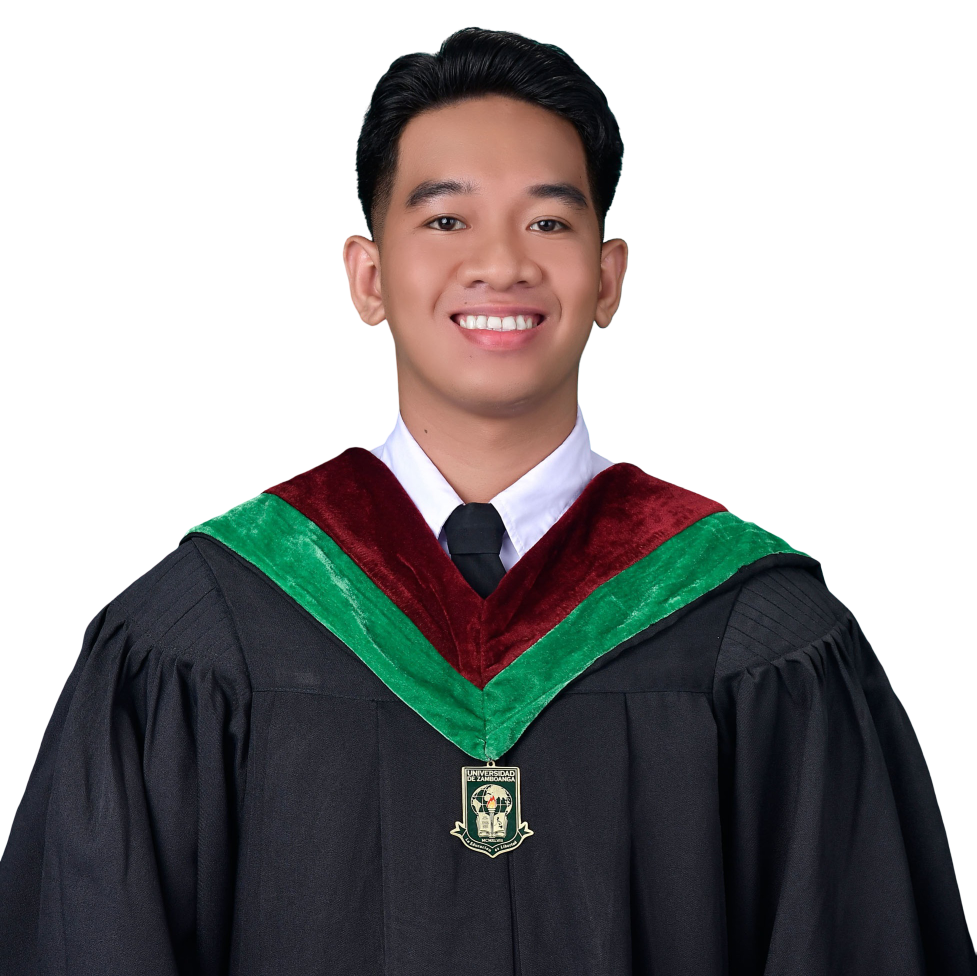
#> input picture assets/img/portrait.png, 1953 x 1952 px (shown at 1/2 size)
$ python make-cutout.py ../assets/img/portrait.png
#> lines starting #> are read from the running program, lines starting #| are printed output that depends on the picture; after the words box and inside, x2 and y2 are one past the last pixel; in counts of white or black regions, pixels touching at a corner belong together
"""Cut the portrait out of a pure-white studio backdrop.

    python tools/make-cutout.py [source] [output] [height] [keep]

Defaults: assets/img/portrait.png (the graduation photo) ->
assets/img/portrait-cutout.webp, scaled to 1100px tall, keeping the top 0.88
of the frame (head to just below the medal).

Background is the near-white region connected to the image border, so white
clothing enclosed by the subject (a collar under the hood) survives. Pixels
just inside that region fade by their distance from white, with the white
bled out of their colour, and the outermost ring is feathered, so hair and
shoulders do not carry a pale halo onto a dark ground.

Needs Pillow and numpy.
"""
import sys

import numpy as np
from PIL import Image

args = sys.argv[1:]
src = args[0] if len(args) > 0 else "assets/img/portrait.png"
dst = args[1] if len(args) > 1 else "assets/img/portrait-cutout.webp"
out_h = int(args[2]) if len(args) > 2 else 1100
keep = float(args[3]) if len(args) > 3 else 0.88

rgb = np.asarray(Image.open(src).convert("RGB")).astype(np.float32)
h, w, _ = rgb.shape
#> h = 1952; w = 1953
lowest = rgb.min(axis=2)          # how far the pixel is from white
candidate = lowest >= 226
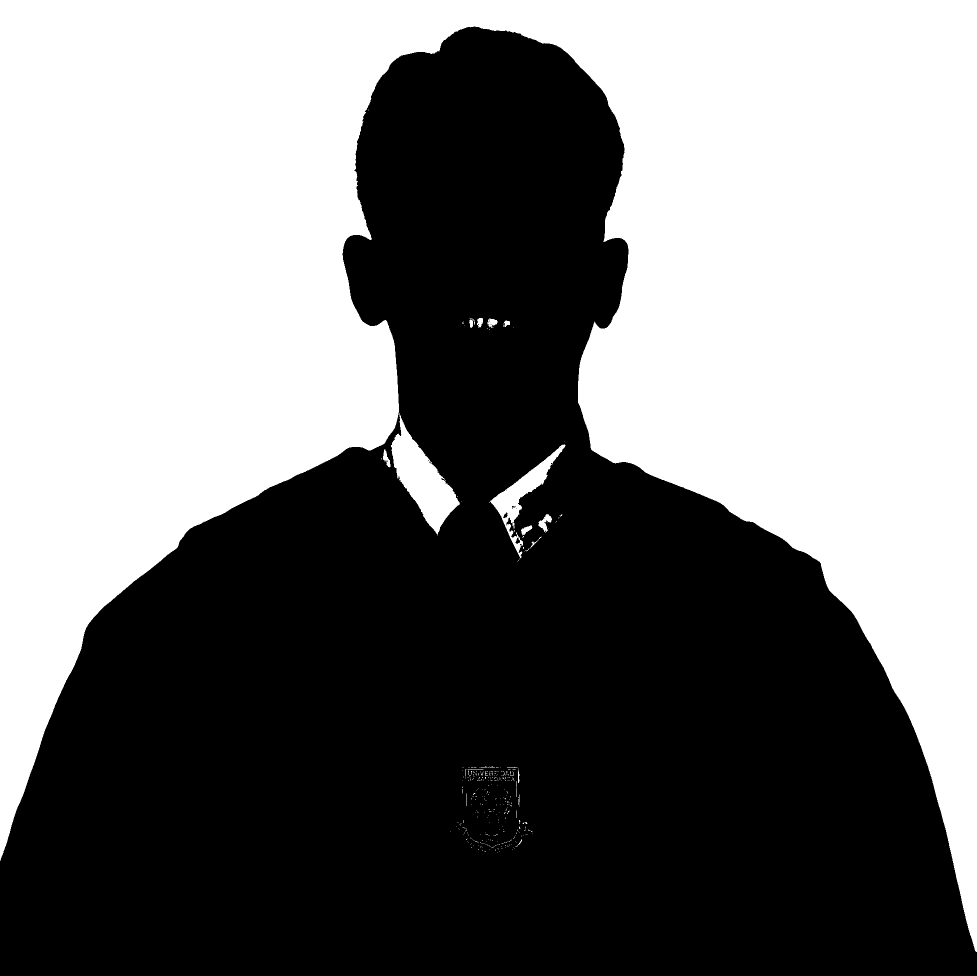
#> candidate: shape (1952, 1953) bool (shown at 1/2 size); 47.1% white; 346 white regions (329 under 20 px), largest, box (x1, y1, x2, y2) and area: (0, 0, 1953, 1904) 1774956, (782, 826, 920, 1071) 13076, (980, 889, 1131, 1118) 6525


def grow(mask):
    """One step of 4-connected dilation."""
    out = mask.copy()
    out[1:, :] |= mask[:-1, :]
    out[:-1, :] |= mask[1:, :]
    out[:, 1:] |= mask[:, :-1]
    out[:, :-1] |= mask[:, 1:]
    return out


def dilate(mask, steps):
    for _ in range(steps):
        mask = grow(mask)
    return mask


# Flood fill from the border through near-white pixels.
bg = np.zeros_like(candidate)
for edge in (np.s_[0, :], np.s_[-1, :], np.s_[:, 0], np.s_[:, -1]):
    bg[edge] = candidate[edge]
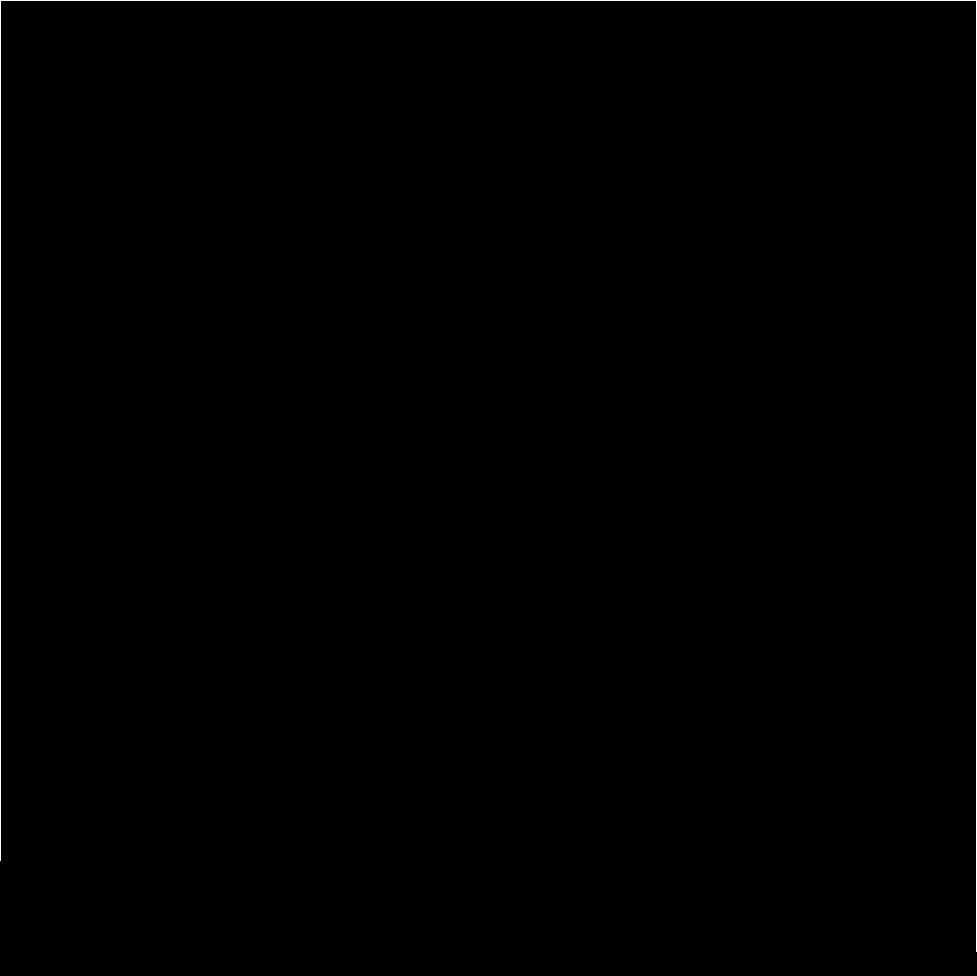
#> bg: shape (1952, 1953) bool (shown at 1/2 size); 0.15% white in thin lines or dots
while True:
    grown = grow(bg) & candidate
    if (grown == bg).all():
        break
    bg = grown
#> bg: shape (1952, 1953) bool; 46.6% white; 1 white region, box (x1, y1, x2, y2) and area: (0, 0, 1953, 1904) 1774956

ring = dilate(bg, 1) & ~bg
#> ring: shape (1952, 1953) bool; 0.12% white in thin lines or dots
band = dilate(bg, 4) & ~bg
#> after the loop in dilate (call 2), `for _ in range(steps):`: mask: shape (1952, 1953) bool; 47% white; 1 white region, box (x1, y1, x2, y2) and area: (0, 0, 1953, 1908) 1792681
#> band: shape (1952, 1953) bool; 0.46% white; 1 white region, box (x1, y1, x2, y2) and area: (0, 53, 1953, 1908) 17725

alpha = np.ones((h, w), np.float32)
alpha[bg] = 0.0
edge_alpha = np.clip((235.0 - lowest) / 70.0, 0.0, 1.0)
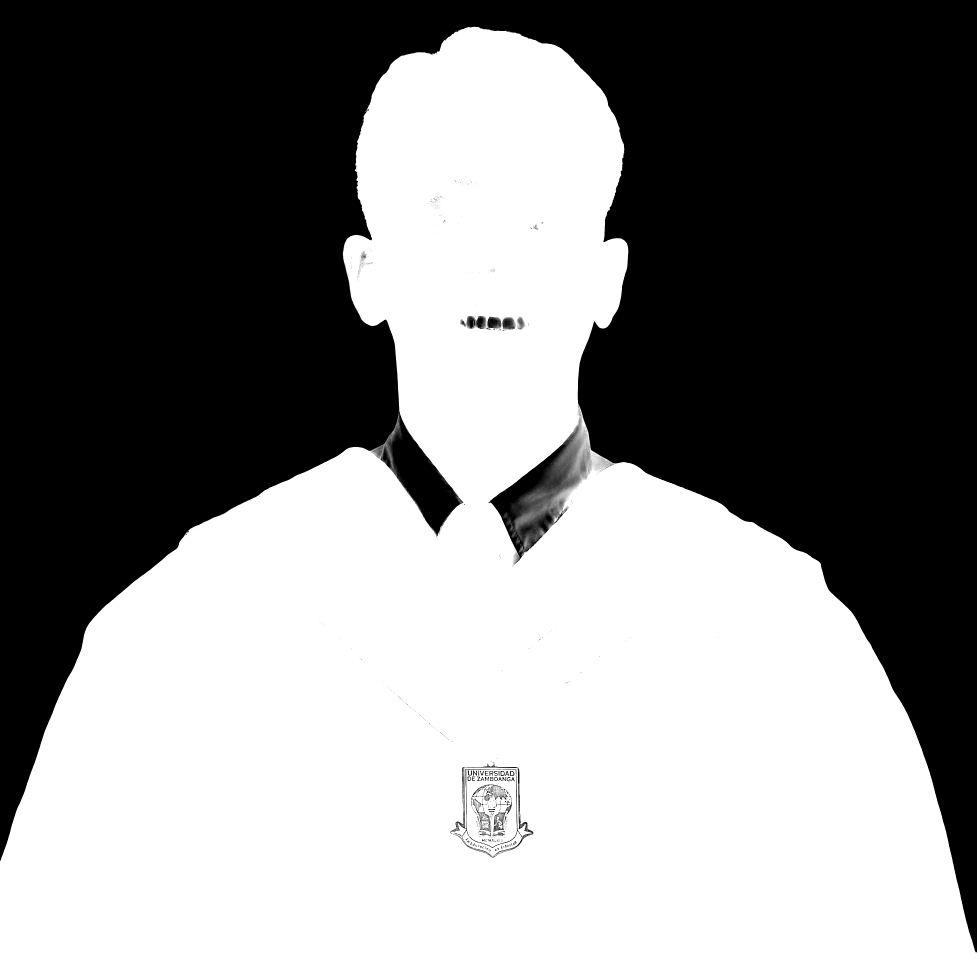
#> edge_alpha: shape (1952, 1953) float32 (shown at 1/2 size); min 0, max 1, mean 0.524
alpha[band] = np.minimum(alpha[band], edge_alpha[band])
alpha[ring] *= 0.45               # the photo's own pale rim lives here

# Un-mix the white from partially transparent pixels.
a = alpha[..., None]
clean = np.clip((rgb - (1.0 - a) * 255.0) / np.maximum(a, 1e-3), 0, 255)
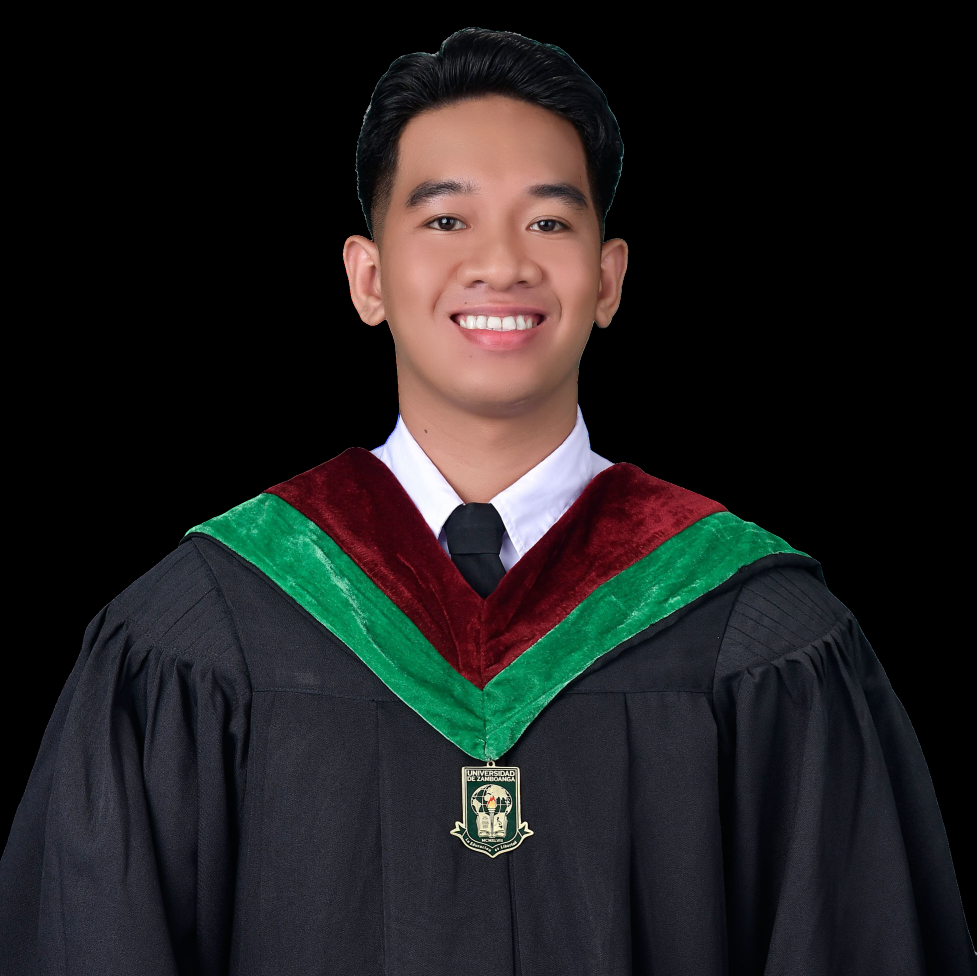
#> clean: shape (1952, 1953, 3) float32 (shown at 1/2 size); mean R, G, B 32.1, 31, 31
colour = np.where(a < 1.0, clean, rgb)

img = Image.fromarray(np.dstack([colour, alpha * 255.0]).round().astype(np.uint8), "RGBA")
solid = img.getchannel("A").point(lambda v: 255 if v > 8 else 0)
#> solid: PIL image 1953x1952 L; 53.4% white; 2 black regions (1 under 20 px), largest, box (x1, y1, x2, y2) and area: (0, 0, 1953, 1904) 1774956
left, top, right, _ = solid.getbbox()
#> left = 0; top = 53; right = 1953
img = img.crop((left, top, right, h))          # keep the foot where the subject meets the frame
#> img: PIL image 1953x1899 RGBA
img = img.resize((round(img.width * out_h / img.height), out_h), Image.LANCZOS)
#> img: PIL image 1131x1100 RGBA
img = img.crop((0, 0, img.width, round(img.height * keep)))
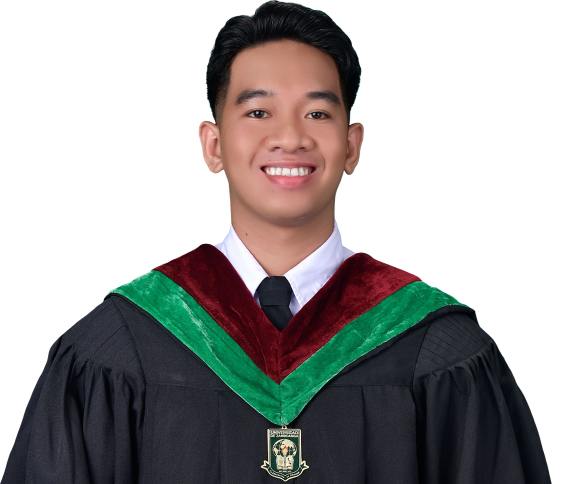
#> img: PIL image 1131x968 RGBA (shown at 1/2 size); mean R, G, B, A 33.8, 32.5, 31.4, 124.5; transparent parts drawn white
img.save(dst, "WEBP", quality=84, method=6)
print(f"{dst}: {img.width}x{img.height}, background {100 * bg.mean():.1f}% of the source")
#| assets/img/portrait-cutout.webp: 1131x968, background 46.6% of the source
